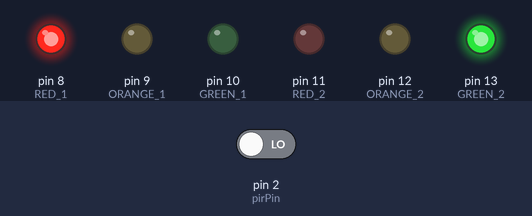
The sketch below on a simulated Arduino Uno, built with avr-gcc and run on an emulated ATmega328P. On the bench: output pins drawn as LEDs (lit = HIGH). Inputs (shaded band) come from the test bench; at power-on: pin 2 (pirPin) LOW.

Above: at 6.8 s.
6.9 s: pin 2 (pirPin) driven HIGH
At 7.4 s:
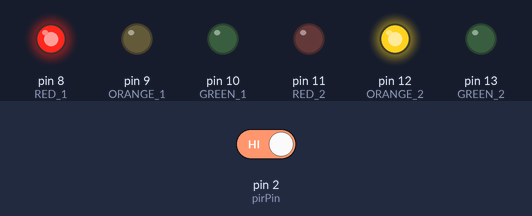
At 10.4 s:
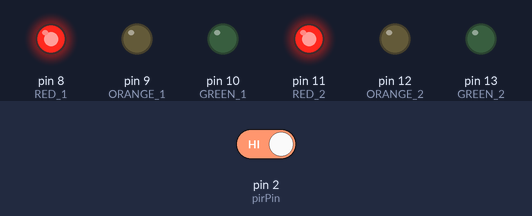
10.8 s: pin 2 (pirPin) driven LOW
At 12.9 s:
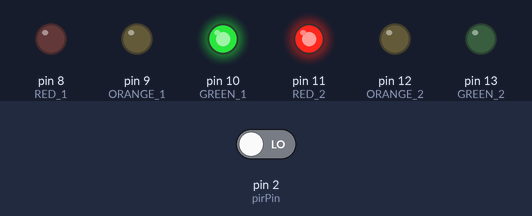
Timing chart, 0 to 22.3 s (numbered marks = the images above; inputs shaded):
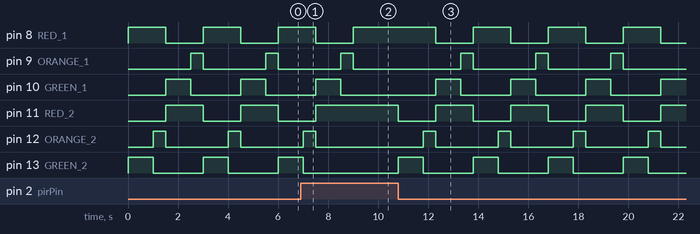

Measured:
- after the input at 6.9 s, pin 11 (RED_2): goes on until 7.5 s, then stays HIGH; pin 12 (ORANGE_2): goes on until 7.5 s, then stays LOW; pin 13 (GREEN_2): goes on until 7.0 s, then stays LOW
- after the input at 10.8 s, pin 8 (RED_1): alternates HIGH for 1.5 s and LOW for 1.5 s, starting after 1.5 s; pin 9 (ORANGE_1): alternates HIGH for 0.50 s and LOW for 2.5 s, starting after 2.5 s
- by itself, pin 8 (RED_1), pin 11 (RED_2): alternates HIGH for 1.5 s and LOW for 1.5 s
- by itself, pin 9 (ORANGE_1), pin 12 (ORANGE_2): alternates HIGH for 0.50 s and LOW for 2.5 s
- by itself, pin 10 (GREEN_1), pin 13 (GREEN_2): alternates HIGH for 1.0 s and LOW for 2.0 s

The sketch:

sketch_nov6b.ino
```cpp
int pirPin = 2;
int pirState = 0;

void setup() {
  pinMode(8, OUTPUT); // RED 1
  pinMode(9, OUTPUT); // ORANGE 1
  pinMode(10, OUTPUT); // GREEN 1
  pinMode(11, OUTPUT); // RED 2
  pinMode(12, OUTPUT); // ORANGE 2
  pinMode(13, OUTPUT); // GREEN 2
  pinMode(pirState, INPUT);
}

void loop() {
  pirState = digitalRead(pirPin);

  if (pirState == 1) {
    digitalWrite(8, 1);
    digitalWrite(9, 0);
    digitalWrite(10, 0);
    digitalWrite(11, 1);
    digitalWrite(12, 0);
    digitalWrite(13, 0);
  } else {
    // Exécuter la séquence normale
    digitalWrite(13, 1);
    digitalWrite(9, 0);
    digitalWrite(12, 0);
    digitalWrite(10, 0);
    digitalWrite(11, 0);
    digitalWrite(8, 1);
    delay(1000);

    digitalWrite(13, 0);
    digitalWrite(9, 0);
    digitalWrite(12, 1);
    digitalWrite(10, 0);
    digitalWrite(11, 0);
    digitalWrite(8, 1);
    delay(500);

    digitalWrite(13, 0);
    digitalWrite(9, 0);
    digitalWrite(12, 0);
    digitalWrite(10, 1);
    digitalWrite(11, 1);
    digitalWrite(8, 0);
    delay(1000);

    digitalWrite(10, 0);
    digitalWrite(11, 1);
    digitalWrite(8, 0);
    digitalWrite(13, 0);
    digitalWrite(9, 1);
    digitalWrite(12, 0);
    delay(500);
  }
}
```
